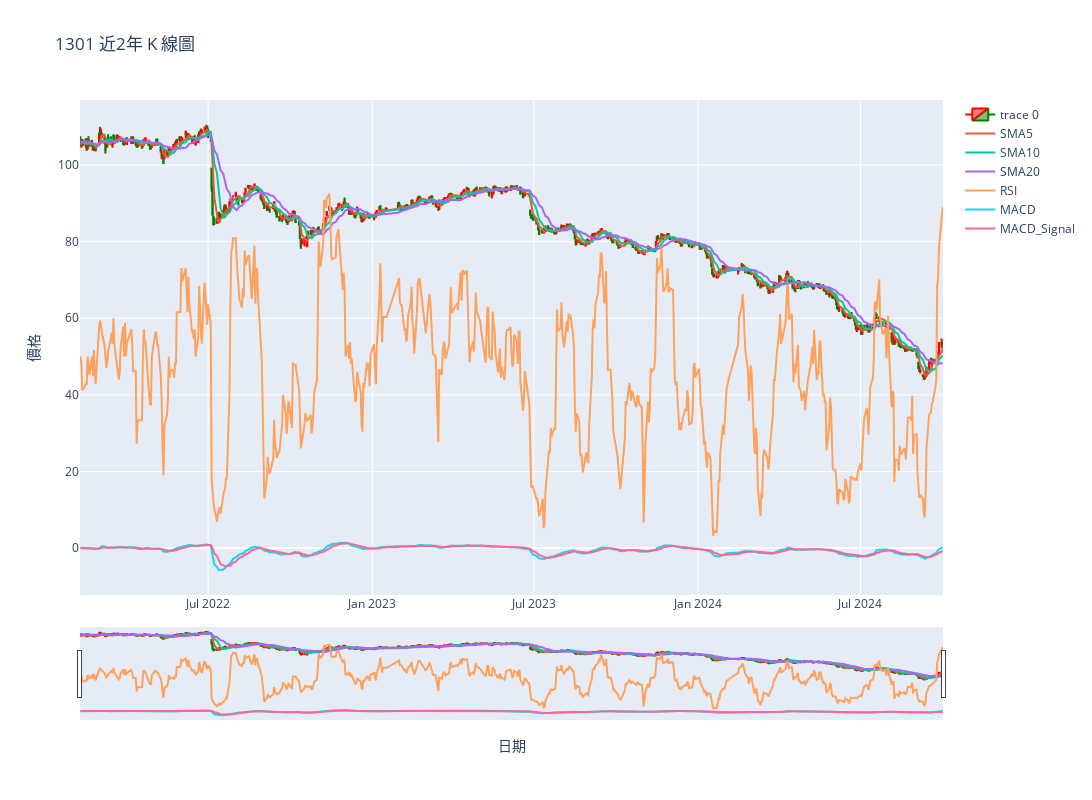

Notebook source saved alongside this figure:
### Markdown cell above
### 1-3. 準備資料：可視化 K 線圖

### Code cell
# 2. 可視化 K 線圖
df['SMA5'] = sma5
df['SMA10'] = sma10
df['SMA20'] = sma20
df['RSI'] = rsi
df['MACD'] = macd
df['MACD_Signal'] = macd_signal
df.dropna(subset=['SMA5', 'SMA10', 'SMA20','RSI'], inplace=True)

# 移除不需要的欄位 
df.drop(columns=['成交股數', '成交金額', '成交筆數','漲跌價差'], inplace=True)
df.info()

df.to_csv(f'stock_data_{target_code}_with_features.csv', index=False)

current_data = pd.read_csv(f'stock_data_{target_code}_with_features.csv')

# 可視化 K 線圖
def plot_candlestick(data, title):
    fig = go.Figure(data=[go.Candlestick(x=data['日期'],
                                        open=data['開盤價'],
                                        high=data['最高價'],
                                        low=data['最低價'],
                                        close=data['收盤價'],
                                        increasing_line_color='red',
                                        decreasing_line_color='green')])
    
    fig.add_trace(go.Scatter(x=data['日期'], y=data['SMA5'], mode='lines', name='SMA5'))
    fig.add_trace(go.Scatter(x=data['日期'], y=data['SMA10'], mode='lines', name='SMA10'))
    fig.add_trace(go.Scatter(x=data['日期'], y=data['SMA20'], mode='lines', name='SMA20'))
    fig.add_trace(go.Scatter(x=data['日期'], y=data['RSI'], mode='lines', name='RSI'))
    fig.add_trace(go.Scatter(x=data['日期'], y=data['MACD'], mode='lines', name='MACD'))
    fig.add_trace(go.Scatter(x=data['日期'], y=data['MACD_Signal'], mode='lines', name='MACD_Signal'))

    fig.update_layout(title=title, xaxis_title='日期', yaxis_title='價格',width=1200, height=800)
    fig.update_yaxes(autorange=True)
    
    fig.show()


# 把存下來的資料畫出來
plot_candlestick(current_data, f'{target_code} 近{n}年 K 線圖')

### Figure 1 — Plotly figure (JSON) as saved in the notebook; plotly's stock layout.template omitted (floating-point values rounded to 4 significant figures; data arrays with more than 128 entries replaced by an {"elided": "..."} marker saying what was removed)
{"data": [{"close": {"elided": "647 float values"}, "decreasing": {"line": {"color": "green"}}, "high": {"elided": "647 float values"}, "increasing": {"line": {"color": "red"}}, "low": {"elided": "647 float values"}, "open": {"elided": "647 float values"}, "type": "candlestick", "x": {"elided": "647 str values"}}, {"mode": "lines", "name": "SMA5", "type": "scatter", "x": {"elided": "647 str values"}, "y": {"elided": "647 float values"}}, {"mode": "lines", "name": "SMA10", "type": "scatter", "x": {"elided": "647 str values"}, "y": {"elided": "647 float values"}}, {"mode": "lines", "name": "SMA20", "type": "scatter", "x": {"elided": "647 str values"}, "y": {"elided": "647 float values"}}, {"mode": "lines", "name": "RSI", "type": "scatter", "x": {"elided": "647 str values"}, "y": {"elided": "647 float values"}}, {"mode": "lines", "name": "MACD", "type": "scatter", "x": {"elided": "647 str values"}, "y": {"elided": "647 float values"}}, {"mode": "lines", "name": "MACD_Signal", "type": "scatter", "x": {"elided": "647 str values"}, "y": {"elided": "647 float values"}}], "layout": {"height": 800, "title": {"text": "1301 近2年 K 線圖"}, "width": 1200, "xaxis": {"title": {"text": "日期"}}, "yaxis": {"autorange": true, "title": {"text": "價格"}}}}
